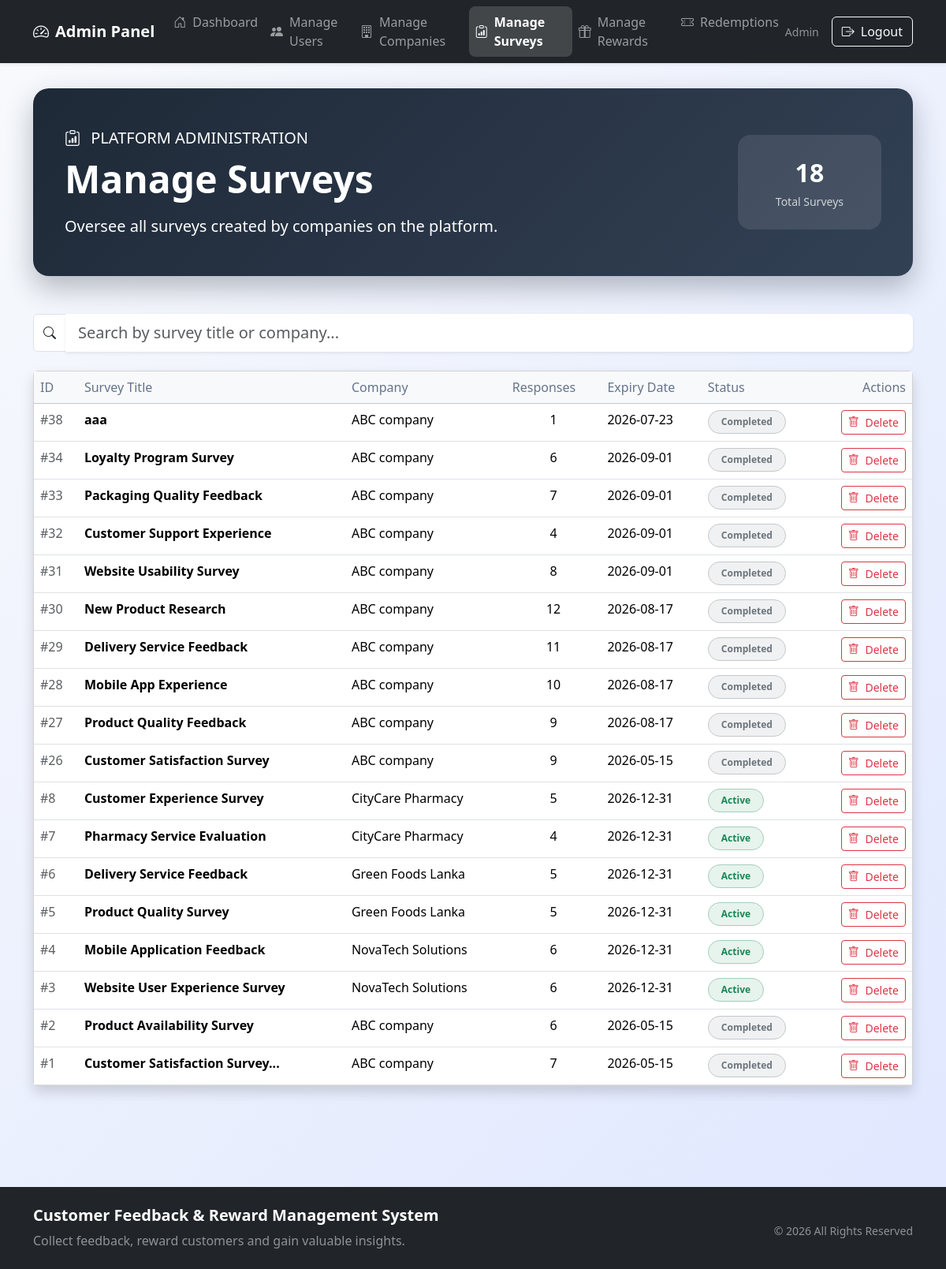
Page /admin/manage_surveys.php (signed in) on the committed database.
### tables this page shows
CREATE TABLE `surveys` (
  `survey_id` int NOT NULL AUTO_INCREMENT,
  `company_id` int NOT NULL,
  `title` varchar(200) NOT NULL,
  `description` text,
  `points_reward` int NOT NULL,
  `status` enum('draft','active') DEFAULT 'draft',
  `expiry_date` date DEFAULT NULL,
  `created_at` timestamp NULL DEFAULT CURRENT_TIMESTAMP,
  PRIMARY KEY (`survey_id`),
  KEY `company_id` (`company_id`),
  KEY `idx_status` (`status`),
  KEY `idx_expiry` (`expiry_date`),
  CONSTRAINT `fk_surveys_company` FOREIGN KEY (`company_id`) REFERENCES `companies` (`company_id`) ON DELETE CASCADE
);

CREATE TABLE `companies` (
  `company_id` int NOT NULL AUTO_INCREMENT,
  `company_name` varchar(150) NOT NULL,
  `email` varchar(100) NOT NULL,
  `password` varchar(255) NOT NULL,
  `created_at` timestamp NULL DEFAULT CURRENT_TIMESTAMP,
  `status` enum('active','inactive') DEFAULT 'active',
  PRIMARY KEY (`company_id`),
  UNIQUE KEY `email` (`email`),
  KEY `idx_status` (`status`)
);

### admin/manage_surveys.php (the view, shortened to what this page needs)
<?php
include("../config/db.php");
$query = "
SELECT
    surveys.survey_id,
    surveys.title,
    surveys.expiry_date,
    surveys.status,
    companies.company_name
FROM surveys
JOIN companies
ON surveys.company_id = companies.company_id
ORDER BY surveys.survey_id DESC
";
$result = mysqli_query($conn, $query);
?>
<!DOCTYPE html>
<html lang="en">
<head>
    <link href="https://cdn.jsdelivr.net/npm/bootstrap@5.3.6/dist/css/bootstrap.min.css" rel="stylesheet">
    <link href="https://cdn.jsdelivr.net/npm/bootstrap-icons@1.11.3/font/bootstrap-icons.css" rel="stylesheet">
</head>
<body>
    <?php include("../includes/admin_navbar.php"); ?>
    <div class="container dashboard-container">
        <div class="hero-section">
            <div class="row align-items-center">
                <div class="col-lg-8">
                    <p class="mb-2 opacity-90 fs-5">
                        <i class="bi bi-clipboard-data me-2"></i>
                        PLATFORM ADMINISTRATION
                    </p>
                    <h1 class="display-5 fw-bold mb-3">Manage Surveys</h1>
                    <p class="lead opacity-90 mb-0">
                        Oversee all surveys created by companies on the platform.
                    </p>
                </div>
                <div class="col-lg-4 text-lg-end mt-4 mt-lg-0">
                    <div class="bg-white bg-opacity-10 rounded-4 px-5 py-4 d-inline-block text-center">
                        <div class="fs-2 fw-bold"><?php echo mysqli_num_rows($result); ?></div>
                        <small class="opacity-75">Total Surveys</small>
                    </div>
                </div>
            </div>
        </div>
        <?php if (mysqli_num_rows($result) > 0): ?>
            <div class="mb-4">
                <div class="input-group">
                    <span class="input-group-text bg-white">
                        <i class="bi bi-search"></i>
                    </span>
                    <input type="text"
                           id="searchInput"
                           class="form-control form-control-lg border-0 shadow-sm"
                           placeholder="Search by survey title or company...">
                </div>
            </div>
            <div class="card shadow">
                <div class="card-body p-0">
                    <div class="table-responsive">
                        <table class="table table-hover mb-0" id="surveysTable">
                            <thead class="table-light">
                                <tr>
                                    <th>ID</th>
                                    <th>Survey Title</th>
                                    <th>Company</th>
                                    <th>Responses</th>
                                    <th>Expiry Date</th>
                                    <th>Status</th>
                                    <th class="text-end">Actions</th>
                                </tr>
                            </thead>
                            <tbody>
                                <?php
                                mysqli_data_seek($result, 0);
                                while($row = mysqli_fetch_assoc($result)):
                                    $survey_id = $row['survey_id'];
                                    $count_sql = "SELECT COUNT(*) AS total FROM responses WHERE survey_id='$survey_id'";
                                    $count_result = mysqli_query($conn, $count_sql);
                                    $count_row = mysqli_fetch_assoc($count_result);
                                    $isExpired = strtotime($row['expiry_date']) < time();
                                ?>
                                    <tr class="survey-row">
                                        <td class="text-muted">#<?php echo $row['survey_id']; ?></td>
                                        <td class="fw-semibold"><?php echo htmlspecialchars($row['title']); ?></td>
                                        <td><?php echo htmlspecialchars($row['company_name']); ?></td>
                                        <td class="text-center fw-medium"><?php echo $count_row['total']; ?></td>
                                        <td><?php echo $row['expiry_date']; ?></td>
                                        <td>
                                            <?php if($row['status'] == 'draft'): ?>
                                                <span class="badge bg-warning bg-opacity-10 text-warning px-3 py-2 border border-warning-subtle rounded-pill">Draft</span>
                                            <?php elseif($isExpired): ?>
                                                <span class="badge bg-secondary bg-opacity-10 text-secondary px-3 py-2 border border-secondary-subtle rounded-pill">Completed</span>
                                            <?php else: ?>
                                                <span class="badge bg-success bg-opacity-10 text-success px-3 py-2 border border-success-subtle rounded-pill">Active</span>
                                            <?php endif; ?>
                                        </td>
                                        <td class="text-end">
                                            <button type="button" class="btn btn-outline-danger btn-sm"
                                                    data-bs-toggle="modal"
                                                    data-bs-target="#deleteSurveyModal"
                                                    data-survey-id="<?php echo $row['survey_id']; ?>"
                                                    // Escape output to prevent Cross-Site Scripting (XSS) attacks.
                                                    data-survey-title="<?php echo htmlspecialchars($row['title'], ENT_QUOTES); ?>">
                                                <i class="bi bi-trash me-1"></i> Delete
                                            </button>
                                        </td>
                                    </tr>
                                <?php endwhile; ?>
                            </tbody>
                        </table>
                    </div>
                </div>
            </div>
        <?php endif; ?>
    </div>
    <?php include('../includes/footer.php'); ?>
</body>
</html>

### admin/manage_surveys.php (style rules this page uses)
:root { --primary: #6366f1; --primary-dark: #4f46e5; --success: #10b981; --dark: #1e2937; }
body { background: linear-gradient(135deg, #f8fafc 0%, #e0e7ff 100%); font-family: 'Segoe UI', system-ui, -apple-system, sans-serif; min-height: 100vh; }
.dashboard-container { padding-top: 2rem; padding-bottom: 5rem; }
.hero-section { background: linear-gradient(135deg, #1e2937 0%, #334155 100%); color: white; border-radius: 20px; padding: 3rem 2.5rem; margin-bottom: 3rem; box-shadow: 0 15px 35px rgba(30, 41, 55, 0.3); }
.table th { font-weight: 500; color: #64748b; }

### rows in the picture
surveys: survey_id "38", title "aaa", company.company_name "ABC company", total "1", expiry_date "2026-07-23", status "Completed"
surveys: survey_id "34", title "Loyalty Program Survey", company.company_name "ABC company", total "6", expiry_date "2026-09-01", status "Completed"
surveys: survey_id "33", title "Packaging Quality Feedback", company.company_name "ABC company", total "7", expiry_date "2026-09-01", status "Completed"
surveys: survey_id "32", title "Customer Support Experience", company.company_name "ABC company", total "4", expiry_date "2026-09-01", status "Completed"
surveys: survey_id "31", title "Website Usability Survey", company.company_name "ABC company", total "8", expiry_date "2026-09-01", status "Completed"
surveys: survey_id "30", title "New Product Research", company.company_name "ABC company", total "12", expiry_date "2026-08-17", status "Completed"
surveys: survey_id "29", title "Delivery Service Feedback", company.company_name "ABC company", total "11", expiry_date "2026-08-17", status "Completed"
surveys: survey_id "28", title "Mobile App Experience", company.company_name "ABC company", total "10", expiry_date "2026-08-17", status "Completed"
surveys: survey_id "27", title "Product Quality Feedback", company.company_name "ABC company", total "9", expiry_date "2026-08-17", status "Completed"
surveys: survey_id "26", title "Customer Satisfaction Survey", company.company_name "ABC company", total "9", expiry_date "2026-05-15", status "Completed"
surveys: survey_id "8", title "Customer Experience Survey", company.company_name "CityCare Pharmacy", total "5", expiry_date "2026-12-31", status "Active"
surveys: survey_id "7", title "Pharmacy Service Evaluation", company.company_name "CityCare Pharmacy", total "4", expiry_date "2026-12-31", status "Active"
surveys: survey_id "6", title "Delivery Service Feedback", company.company_name "Green Foods Lanka", total "5", expiry_date "2026-12-31", status "Active"
surveys: survey_id "5", title "Product Quality Survey", company.company_name "Green Foods Lanka", total "5", expiry_date "2026-12-31", status "Active"
surveys: survey_id "4", title "Mobile Application Feedback", company.company_name "NovaTech Solutions", total "6", expiry_date "2026-12-31", status "Active"
surveys: survey_id "3", title "Website User Experience Survey", company.company_name "NovaTech Solutions", total "6", expiry_date "2026-12-31", status "Active"
surveys: survey_id "2", title "Product Availability Survey", company.company_name "ABC company", total "6", expiry_date "2026-05-15", status "Completed"
surveys: survey_id "1", title "Customer Satisfaction Survey...", company.company_name "ABC company", total "7", expiry_date "2026-05-15", status "Completed"

### other values in the picture
$_SESSION['admin_name'] "Admin"
mysqli_num_rows($result) "18"
